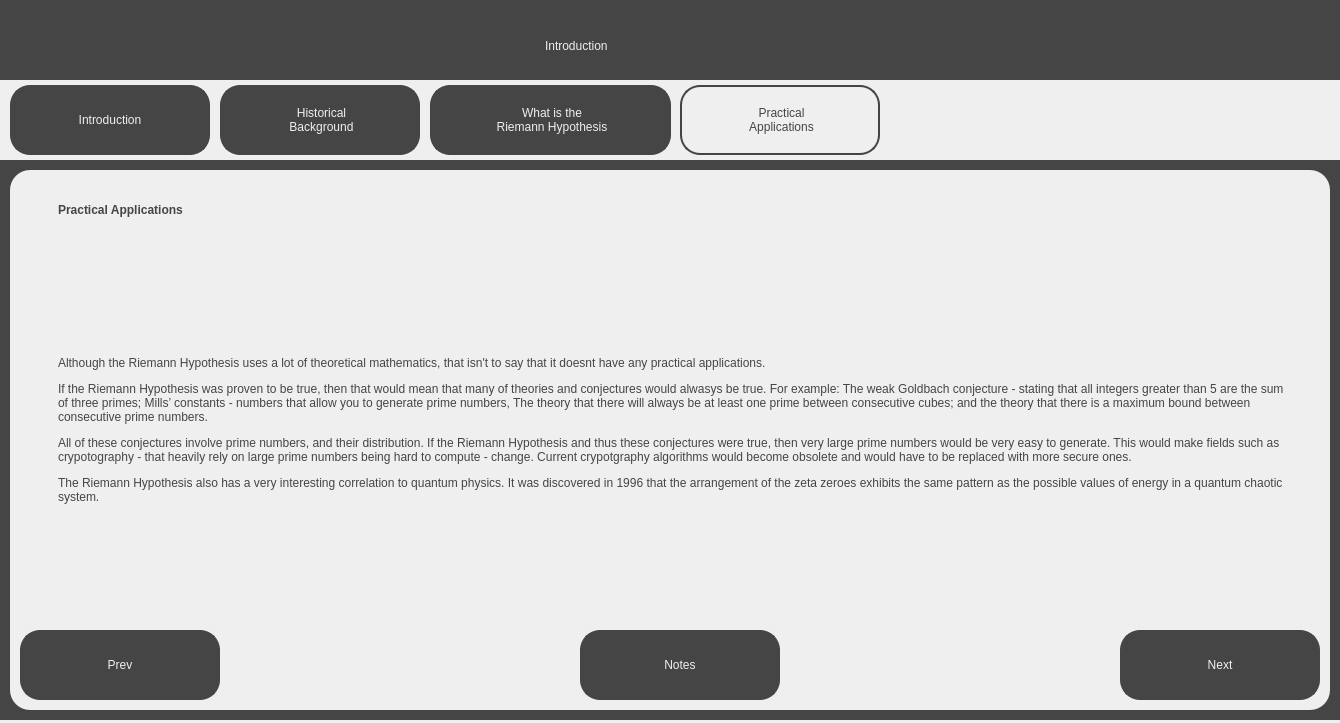
<?xml version="1.0" encoding="UTF-8"?>
<ui version="4.0">
 <class>PracticalApplicationsScreen</class>
 <widget class="QDialog" name="PracticalApplicationsScreen">
  <property name="geometry">
   <rect>
    <x>0</x>
    <y>0</y>
    <width>1340</width>
    <height>723</height>
   </rect>
  </property>
  <property name="windowTitle">
   <string>Visualising the Riemann Hypothesis - Introduction</string>
  </property>
  <property name="sizeGripEnabled">
   <bool>false</bool>
  </property>
  <widget class="QWidget" name="widget" native="true">
   <property name="geometry">
    <rect>
     <x>0</x>
     <y>0</y>
     <width>1340</width>
     <height>720</height>
    </rect>
   </property>
   <property name="styleSheet">
    <string notr="true">background-color: rgb(69, 69, 69);</string>
   </property>
   <widget class="QLabel" name="Title">
    <property name="geometry">
     <rect>
      <x>545</x>
      <y>20</y>
      <width>251</width>
      <height>51</height>
     </rect>
    </property>
    <property name="styleSheet">
     <string notr="true">font: 36pt &quot;Sans Serif&quot;; color:rgb(239, 239, 239)</string>
    </property>
    <property name="text">
     <string>Introduction</string>
    </property>
   </widget>
   <widget class="QWidget" name="TabBar" native="true">
    <property name="geometry">
     <rect>
      <x>0</x>
      <y>80</y>
      <width>1340</width>
      <height>80</height>
     </rect>
    </property>
    <property name="styleSheet">
     <string notr="true">background-color: rgb(239, 239, 239);</string>
    </property>
    <widget class="QPushButton" name="IntroductionTab">
     <property name="geometry">
      <rect>
       <x>10</x>
       <y>5</y>
       <width>200</width>
       <height>70</height>
      </rect>
     </property>
     <property name="cursor">
      <cursorShape>PointingHandCursor</cursorShape>
     </property>
     <property name="styleSheet">
      <string notr="true">border: 2px solid;
border-radius: 20px;
border-color:rgb(69, 69, 69);
background-color: rgb(69, 69, 69);
font: 18pt &quot;Sans Serif&quot;; color:rgb(239, 239, 239);
</string>
     </property>
     <property name="text">
      <string>Introduction</string>
     </property>
    </widget>
    <widget class="QLabel" name="HistoricalBackgroundLabel">
     <property name="geometry">
      <rect>
       <x>220</x>
       <y>5</y>
       <width>200</width>
       <height>70</height>
      </rect>
     </property>
     <property name="styleSheet">
      <string notr="true">border: 2px solid;
border-radius: 20px;
border-color:rgb(69, 69, 69);
background-color: rgb(69, 69, 69);
font: 18pt &quot;Sans Serif&quot;; color:rgb(239, 239, 239);
</string>
     </property>
     <property name="text">
      <string>&lt;html&gt;&lt;head/&gt;&lt;body&gt;&lt;p align=&quot;center&quot;&gt;Historical&lt;br&gt;Background&lt;/p&gt;&lt;/body&gt;&lt;/html&gt;</string>
     </property>
    </widget>
    <widget class="QPushButton" name="HistoricalBackgroundTab">
     <property name="geometry">
      <rect>
       <x>220</x>
       <y>5</y>
       <width>200</width>
       <height>70</height>
      </rect>
     </property>
     <property name="cursor">
      <cursorShape>PointingHandCursor</cursorShape>
     </property>
     <property name="styleSheet">
      <string notr="true">border-radius: 20px;
background-color: rgba(0, 0, 0, 0);
font: 18pt &quot;Sans Serif&quot;;
</string>
     </property>
     <property name="text">
      <string/>
     </property>
    </widget>
    <widget class="QPushButton" name="WhatIsTheRHTab">
     <property name="geometry">
      <rect>
       <x>430</x>
       <y>5</y>
       <width>240</width>
       <height>70</height>
      </rect>
     </property>
     <property name="cursor">
      <cursorShape>PointingHandCursor</cursorShape>
     </property>
     <property name="styleSheet">
      <string notr="true">border-radius: 20px;
background-color: rgba(0, 0, 0, 0);
font: 18pt &quot;Sans Serif&quot;;
</string>
     </property>
     <property name="text">
      <string/>
     </property>
    </widget>
    <widget class="QLabel" name="WhatIsTheRHLabel">
     <property name="geometry">
      <rect>
       <x>430</x>
       <y>5</y>
       <width>241</width>
       <height>70</height>
      </rect>
     </property>
     <property name="styleSheet">
      <string notr="true">border: 2px solid;
border-radius: 20px;
border-color:rgb(69, 69, 69);
background-color: rgb(69, 69, 69);
font: 18pt &quot;Sans Serif&quot;; color:rgb(239, 239, 239);
</string>
     </property>
     <property name="text">
      <string>&lt;html&gt;&lt;head/&gt;&lt;body&gt;&lt;p align=&quot;center&quot;&gt;What is the&lt;br&gt;Riemann Hypothesis&lt;/p&gt;&lt;/body&gt;&lt;/html&gt;</string>
     </property>
    </widget>
    <widget class="QLabel" name="PracticalApplicationsLabel">
     <property name="geometry">
      <rect>
       <x>680</x>
       <y>5</y>
       <width>200</width>
       <height>70</height>
      </rect>
     </property>
     <property name="styleSheet">
      <string notr="true">border: 2px solid;
border-radius: 20px;
border-color:rgb(69, 69, 69);
background-color: rgb(239, 239, 239);
font: 18pt &quot;Sans Serif&quot;; color:rgb(69, 69, 69);
</string>
     </property>
     <property name="text">
      <string>&lt;html&gt;&lt;head/&gt;&lt;body&gt;&lt;p align=&quot;center&quot;&gt;Practical&lt;br&gt;Applications&lt;/p&gt;&lt;/body&gt;&lt;/html&gt;</string>
     </property>
    </widget>
    <widget class="QPushButton" name="PracticalApplicationsTab">
     <property name="geometry">
      <rect>
       <x>680</x>
       <y>5</y>
       <width>201</width>
       <height>70</height>
      </rect>
     </property>
     <property name="cursor">
      <cursorShape>PointingHandCursor</cursorShape>
     </property>
     <property name="styleSheet">
      <string notr="true">border-radius: 20px;
background-color: rgba(0, 0, 0, 0);
font: 18pt &quot;Sans Serif&quot;;
</string>
     </property>
     <property name="text">
      <string/>
     </property>
    </widget>
    <zorder>WhatIsTheRHLabel</zorder>
    <zorder>IntroductionTab</zorder>
    <zorder>HistoricalBackgroundLabel</zorder>
    <zorder>HistoricalBackgroundTab</zorder>
    <zorder>WhatIsTheRHTab</zorder>
    <zorder>PracticalApplicationsLabel</zorder>
    <zorder>PracticalApplicationsTab</zorder>
   </widget>
   <widget class="QWidget" name="MainWidget" native="true">
    <property name="geometry">
     <rect>
      <x>10</x>
      <y>170</y>
      <width>1320</width>
      <height>540</height>
     </rect>
    </property>
    <property name="styleSheet">
     <string notr="true">background-color: rgb(239, 239, 239);
border-radius: 20px;</string>
    </property>
    <widget class="QPushButton" name="PrevButton">
     <property name="geometry">
      <rect>
       <x>10</x>
       <y>460</y>
       <width>200</width>
       <height>70</height>
      </rect>
     </property>
     <property name="cursor">
      <cursorShape>PointingHandCursor</cursorShape>
     </property>
     <property name="styleSheet">
      <string notr="true">border: 2px solid;
border-radius: 20px;
border-color:rgb(69, 69, 69);
background-color: rgb(69, 69, 69);
font: 18pt &quot;Sans Serif&quot;; color:rgb(239, 239, 239);
</string>
     </property>
     <property name="text">
      <string>Prev</string>
     </property>
    </widget>
    <widget class="QPushButton" name="NextButton">
     <property name="geometry">
      <rect>
       <x>1110</x>
       <y>460</y>
       <width>200</width>
       <height>70</height>
      </rect>
     </property>
     <property name="cursor">
      <cursorShape>PointingHandCursor</cursorShape>
     </property>
     <property name="styleSheet">
      <string notr="true">border: 2px solid;
border-radius: 20px;
border-color:rgb(69, 69, 69);
background-color: rgb(69, 69, 69);
font: 18pt &quot;Sans Serif&quot;; color:rgb(239, 239, 239);
</string>
     </property>
     <property name="text">
      <string>Next</string>
     </property>
    </widget>
    <widget class="QLabel" name="SubTitleText">
     <property name="geometry">
      <rect>
       <x>40</x>
       <y>20</y>
       <width>561</width>
       <height>41</height>
      </rect>
     </property>
     <property name="styleSheet">
      <string notr="true">font: 25pt &quot;Sans Serif&quot;; color:rgb(69, 69, 69);
background-color: rgb(239, 239, 239); padding: 5px;</string>
     </property>
     <property name="text">
      <string>&lt;html&gt;&lt;head/&gt;&lt;body&gt;&lt;p&gt;&lt;span style=&quot; font-weight:600;&quot;&gt;Practical Applications&lt;/span&gt;&lt;/p&gt;&lt;/body&gt;&lt;/html&gt;</string>
     </property>
    </widget>
    <widget class="QLabel" name="MainText">
     <property name="geometry">
      <rect>
       <x>40</x>
       <y>60</y>
       <width>1251</width>
       <height>401</height>
      </rect>
     </property>
     <property name="styleSheet">
      <string notr="true">font: 13pt &quot;Sans Serif&quot;; color:rgb(69, 69, 69);
background-color: rgb(239, 239, 239); padding: 5px;</string>
     </property>
     <property name="text">
      <string>&lt;html&gt;&lt;head/&gt;&lt;body&gt;&lt;p&gt;Although the Riemann Hypothesis uses a lot of theoretical mathematics, that isn't to say that it doesnt have any practical applications.&lt;/p&gt;&lt;p&gt;If the Riemann Hypothesis was proven to be true, then that would mean that many of theories and conjectures would alwasys be true. For example: The weak Goldbach conjecture - stating that all integers greater than 5 are the sum of three primes; Mills’ constants - numbers that allow you to generate prime numbers, The theory that there will always be at least one prime between consecutive cubes; and the theory that there is a maximum bound between consecutive prime numbers.&lt;/p&gt;&lt;p&gt;All of these conjectures involve prime numbers, and their distribution. If the Riemann Hypothesis and thus these conjectures were true, then very large prime numbers would be very easy to generate. This would make fields such as crypotography - that heavily rely on large prime numbers being hard to compute - change. Current crypotgraphy algorithms would become obsolete and would have to be replaced with more secure ones.&lt;/p&gt;&lt;p&gt;The Riemann Hypothesis also has a very interesting correlation to quantum physics. It was discovered in 1996 that the arrangement of the zeta zeroes exhibits the same pattern as the possible values of energy in a quantum chaotic system. &lt;/p&gt;&lt;/body&gt;&lt;/html&gt;</string>
     </property>
     <property name="wordWrap">
      <bool>true</bool>
     </property>
    </widget>
    <widget class="QPushButton" name="NotesButton">
     <property name="geometry">
      <rect>
       <x>570</x>
       <y>460</y>
       <width>200</width>
       <height>70</height>
      </rect>
     </property>
     <property name="cursor">
      <cursorShape>PointingHandCursor</cursorShape>
     </property>
     <property name="styleSheet">
      <string notr="true">border: 2px solid;
border-radius: 20px;
border-color:rgb(69, 69, 69);
background-color: rgb(69, 69, 69);
font: 18pt &quot;Sans Serif&quot;; color:rgb(239, 239, 239);
</string>
     </property>
     <property name="text">
      <string>Notes</string>
     </property>
    </widget>
    <zorder>SubTitleText</zorder>
    <zorder>MainText</zorder>
    <zorder>PrevButton</zorder>
    <zorder>NextButton</zorder>
    <zorder>NotesButton</zorder>
   </widget>
  </widget>
 </widget>
 <resources/>
 <connections/>
</ui>
